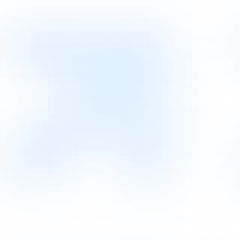
#> input picture src/assets/onboarding-onramp-arrow-tile.png, 40 x 40 px (shown 6 times larger)
$ python generate-onramp-background.py ../src/assets/onboarding-onramp-arrow-tile.png out
#> lines starting #> are read from the running program, lines starting #| are printed output that depends on the picture
#!/usr/bin/env python3
"""Generate the measured production layers for the OnRamp opening background."""

from __future__ import annotations

import argparse
from pathlib import Path

import numpy as np
from PIL import Image, ImageDraw, ImageFilter

REFERENCE_WIDTH = 1170
REFERENCE_HEIGHT = 876
LOGICAL_WIDTH = 1248
LOGICAL_HEIGHT = 725
MEASURED_WIDTH = 968
SIDE_EXTENSION_WIDTH = 140
OUTPUT_SCALE = 2
OUTPUT_WIDTH = LOGICAL_WIDTH * OUTPUT_SCALE
OUTPUT_HEIGHT = LOGICAL_HEIGHT * OUTPUT_SCALE
EXTENSION_SEAM_BLEND_PX = 32
PERIOD_SIZE = 40
PERIOD_SCALE = 3
ARROW_COLOR = np.array((225.0, 240.0, 255.0), dtype=np.float32)
ALS_BLUR_RADIUS = 6
ALS_ITERATIONS = 5
EDGE_DENSITY_SHIFT_PX = 14.0
TOP_EDGE_BLEND_END_PX = 220.0
BOTTOM_EDGE_BLEND_START_PX = 736.0

# Coordinates are relative to the designed page crop after removing the
# screenshot's one-pixel side frame and sixteen-pixel black top strip.
FOREGROUND_RECTS = (
    (34, 4, 135, 49),
    (466, 4, 712, 49),
    (1004, 0, 1134, 54),
    (397, 360, 774, 526),
)

# The wider mask removes the antialiased foreground edges before harmonic
# reconstruction. It is intentionally limited to pixels obscured by the
# reference's logo, header copy, CTA, and hero copy.
INPAINT_RECTS = (
    (22, 0, 148, 64),
    (446, 0, 734, 68),
    (986, 0, 1152, 72),
    (365, 326, 805, 554),
)


# [220 lines left out: functions make_rect_mask, resize_scalar_grid, harmonic_inpaint, resize_float_lanczos, build_logical_master, seam_diagnostics and 2 more, not called in this run]


def smoothstep(edge0: float, edge1: float, values: np.ndarray) -> np.ndarray:
    unit = np.clip((values - edge0) / (edge1 - edge0), 0.0, 1.0)
    return unit * unit * (3.0 - 2.0 * unit)


def smootherstep(edge0: float, edge1: float, values: np.ndarray) -> np.ndarray:
    unit = np.clip((values - edge0) / (edge1 - edge0), 0.0, 1.0)
    return unit * unit * unit * (unit * (unit * 6.0 - 15.0) + 10.0)


# [206 lines left out: functions compact_density_edge_bands, make_initial_field, extract_layers, calibrate_field, not called in this run]


def generate(source_path: Path, output_dir: Path) -> None:
    source = Image.open(source_path).convert("RGB")
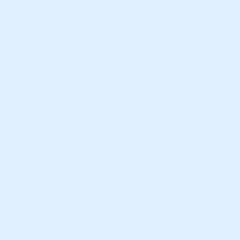
#> source: PIL image 40x40 RGB (shown 6 times larger); mean R, G, B 225, 240, 255
    if source.size != (1172, 892):
#> (the run stopped early here; a loop or call above may not have finished)
